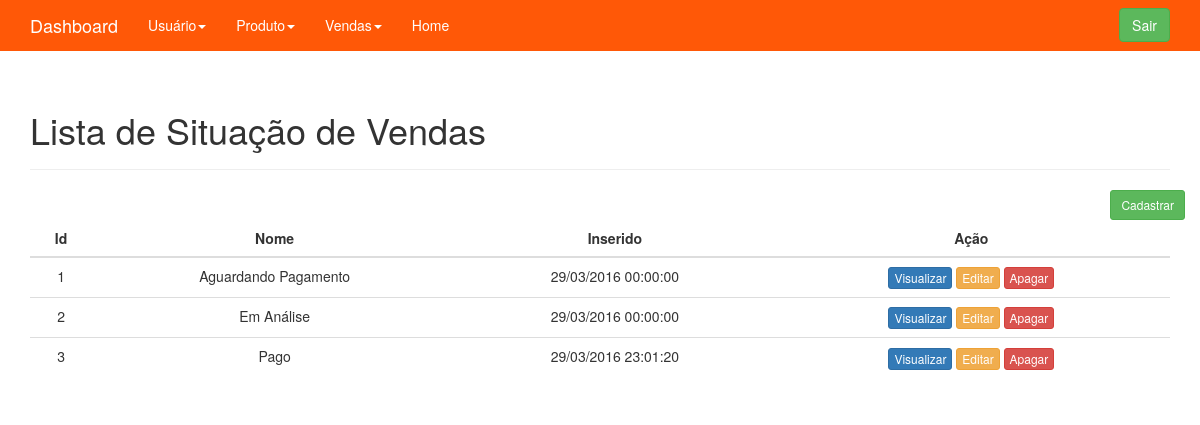
The app's page /adm/administrativo.php?link=26 (signed in) with its own data.
### tables this page shows
CREATE TABLE IF NOT EXISTS `situacoes_vendas` (
  `id` int(11) NOT NULL AUTO_INCREMENT,
  `nome` varchar(120) NOT NULL,
  `created` datetime NOT NULL,
  `modified` datetime DEFAULT NULL,
  PRIMARY KEY (`id`)
);

### adm/administrativo/listar/adm_listar_situ_venda.php (the view)
<?php
	$result_situacoes_vendas = "SELECT * FROM situacoes_vendas";
	$resultado_situacoes_vendas = mysqli_query($conn , $result_situacoes_vendas);
?>
<div class="container theme-showcase" role="main">
	<div class="page-header">
        <h1>Lista de Situação de Vendas</h1>
	</div>
	<div class="row espaco">
		<div class="pull-right">
			<a href="administrativo.php?link=27"><button type='button' class='btn btn-sm btn-success'>Cadastrar</button></a>
		</div>
	</div>
	<div class="row">
        <div class="col-md-12">
			<table class="table">
				<thead>
					<tr>
						<th class="text-center">Id</th>
						<th class="text-center">Nome</th>
						<th class="text-center">Inserido</th>
						<th class="text-center">Ação</th>
					</tr>
				</thead>
				<tbody>
					<?php while($row_situacoes_vendas = mysqli_fetch_assoc($resultado_situacoes_vendas)){?>
						<tr>
							<td class="text-center"><?php echo $row_situacoes_vendas["id"]; ?></td>
							<td class="text-center"><?php echo $row_situacoes_vendas["nome"]; ?></td>
							<td class="text-center"><?php echo date('d/m/Y H:i:s',strtotime($row_situacoes_vendas["created"])); ?></td>
							<td class="text-center">
								<a href="administrativo.php?link=29&id=<?php echo $row_situacoes_vendas["id"]; ?>">
									<button type="button" class="btn btn-xs btn-primary">
										Visualizar
									</button>
								</a>
								<a href="administrativo.php?link=28&id=<?php echo $row_situacoes_vendas["id"]; ?>">
									<button type="button" class="btn btn-xs btn-warning">
										Editar
									</button>
								</a>
								<a href="administrativo/processa/adm_apagar_situ_venda.php?id=<?php echo $row_situacoes_vendas["id"]; ?>">
									<button type="button" class="btn btn-xs btn-danger">
										Apagar
									</button>
								</a>
							</td>
						</tr>
					<?php } ?>
				</tbody>
			</table>
        </div>
	</div>
</div>

### adm/css/theme.css (style rules this page uses)
body { padding-top: 70px; padding-bottom: 30px; }

### records on screen
situacoes_vendas: id "1", nome "Aguardando Pagamento", created "29/03/2016 00:00:00"
situacoes_vendas: id "2", nome "Em Análise", created "29/03/2016 00:00:00"
situacoes_vendas: id "3", nome "Pago", created "29/03/2016 23:01:20"
